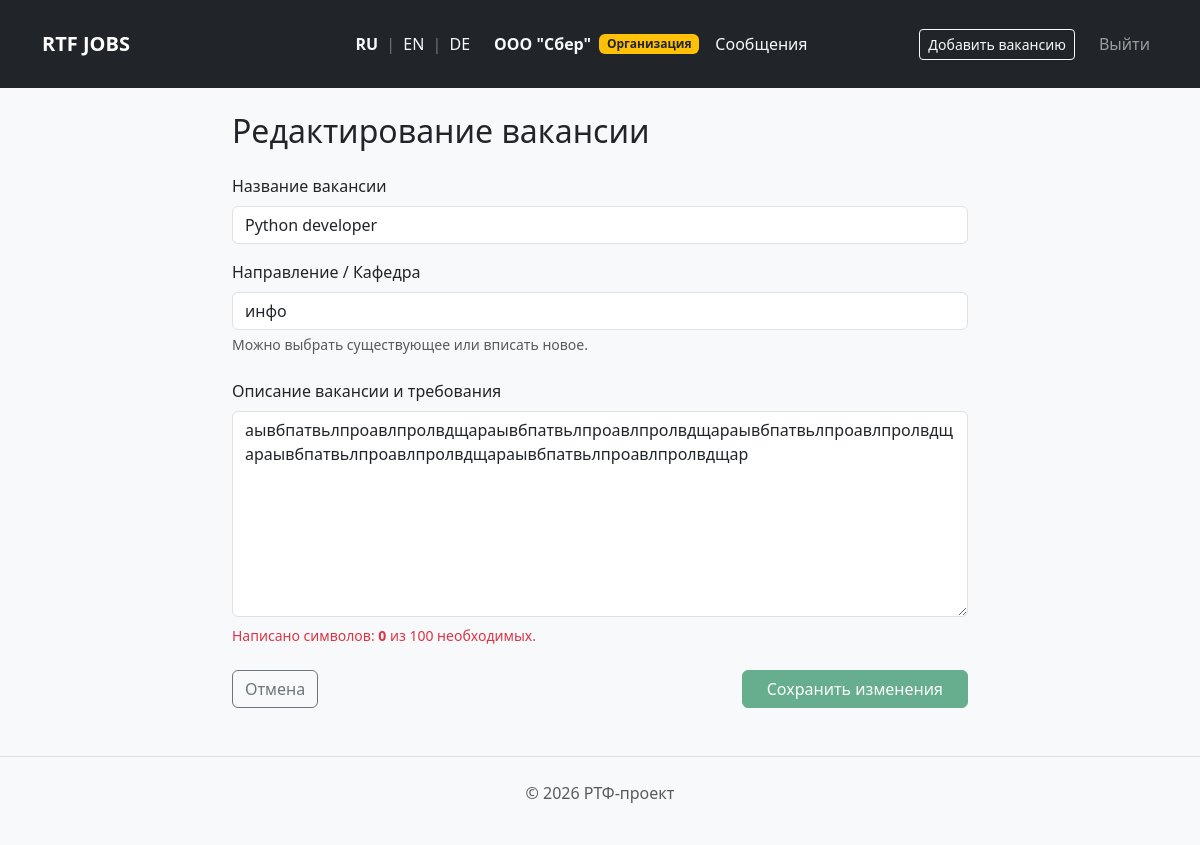
The app's page /update/1 (signed in) with its own data.
### app/models/vacancy.py (models this page shows)
class Vacancy(db.Model):
    __tablename__ = 'vacancies'
    id = db.Column(db.Integer, primary_key=True)
    title_ru = db.Column(db.String(150), nullable=False)
    title_en = db.Column(db.String(150))
    title_de = db.Column(db.String(150))
    description_ru = db.Column(db.Text, nullable=False)
    description_en = db.Column(db.Text)
    description_de = db.Column(db.Text)
    company = db.Column(db.String(150), nullable=False)
    salary_from = db.Column(db.Integer)
    salary_to = db.Column(db.Integer)
    employment_type = db.Column(db.String(50))
    is_internship = db.Column(db.Boolean, default=False)
    created_at = db.Column(db.DateTime, default=datetime.utcnow)
    department_id = db.Column(db.Integer, db.ForeignKey('departments.id'), nullable=False)
    author_id = db.Column(db.Integer, db.ForeignKey('users.id'), nullable=False)
    category_id = db.Column(db.Integer, db.ForeignKey('categories.id'), nullable=True)
    skills = db.relationship('Skill', secondary=vacancy_skills, backref=db.backref('vacancies', lazy='dynamic'))
    applications = db.relationship('Application', backref='vacancy', lazy=True)

### app/models/department.py (models this page shows)
class Department(db.Model):
    __tablename__ = 'departments'
    id = db.Column(db.Integer, primary_key=True)
    name_ru = db.Column(db.String(100), nullable=False, unique=True)
    name_en = db.Column(db.String(100))
    name_de = db.Column(db.String(100))
    vacancies = db.relationship('Vacancy', backref='department', lazy=True)

### app/routes/vacancy.py (the view, shortened to what this page needs)
@vacancy_bp.route('/update/<int:id>', methods=['GET', 'POST'])
def update_vacancy(id):
    vacancy = Vacancy.query.get_or_404(id)
    if 'user_id' not in session or session.get('role') != 'organization':
        flash("У вас нет прав для редактирования вакансий.", "danger")
        return redirect('/')
    if vacancy.author_id != session.get('user_id'):
        flash("Вы не можете редактировать чужую вакансию.", "danger")
        return redirect(f'/vacancy/{id}')
    departments = Department.query.all()
    return render_template('edit_vacancy.html', vacancy=vacancy, departments=departments)

### templates/edit_vacancy.html (shortened to what this page needs)
{% extends "base.html" %}
{% block content %}
<div class="row justify-content-center">
  <div class="col-md-8">
    <h2 class="mb-4">Редактирование вакансии</h2>
    <form method="POST" action="/update/{{ vacancy.id }}">
      <div class="mb-3">
        <label for="title" class="form-label">Название вакансии</label>
        <input type="text" class="form-control" id="title" name="title" value="{{ vacancy.title_ru }}" required>
      </div>
      <div class="mb-4">
        <label for="department_id" class="form-label">Направление / Кафедра</label>
        <select id="department_id" name="department_id" class="form-control" placeholder="Выберите направление..." required>
          {% for dept in departments %}
            <option value="{{ dept.id }}" {% if dept.id == vacancy.department_id %}selected{% endif %}>
              {{ get_db_lang(dept, 'name') }}
            </option>
          {% endfor %}
        </select>
        <div class="form-text text-muted">Можно выбрать существующее или вписать новое.</div>
      </div>
      <div class="mb-4">
        <label for="description" class="form-label">Описание вакансии и требования</label>
        <textarea class="form-control" id="description" name="description" rows="8" required>{{ vacancy.description_ru }}</textarea>
        <div id="char-count-help" class="form-text text-danger mt-2">
          Написано символов: <span id="char-count" class="fw-bold">0</span> из 100 необходимых.
        </div>
      </div>
      <div class="d-flex justify-content-between">
        <a href="/" class="btn btn-outline-secondary">Отмена</a>
        <button type="submit" id="submit-btn" class="btn btn-success px-4" disabled>Сохранить изменения</button>
      </div>
    </form>
  </div>
</div>
<link href="https://cdn.jsdelivr.net/npm/tom-select@2.2.2/dist/css/tom-select.bootstrap5.min.css" rel="stylesheet">
{% endblock %}

### records on screen
Vacancy: title "Python developer", department_id "инфо", description "аывбпатвьлпроавлпролвдщараывбпатвьлпроавлпролвдщараывбпатвьлпроавлпролвдщараывбпатвьлпроавлпролвдщараывбпатвьлпроавлпролвдщар"

### other values on screen
{{ session.get('company_name') }} "OOO \"Сбер\""
{{ t('organization') }} "Организация"
{{ t('add_vacancy') }} "Добавить вакансию"
{{ t('logout') }} "Выйти"
{{ t('footer_text') }} "РТФ-проект"
